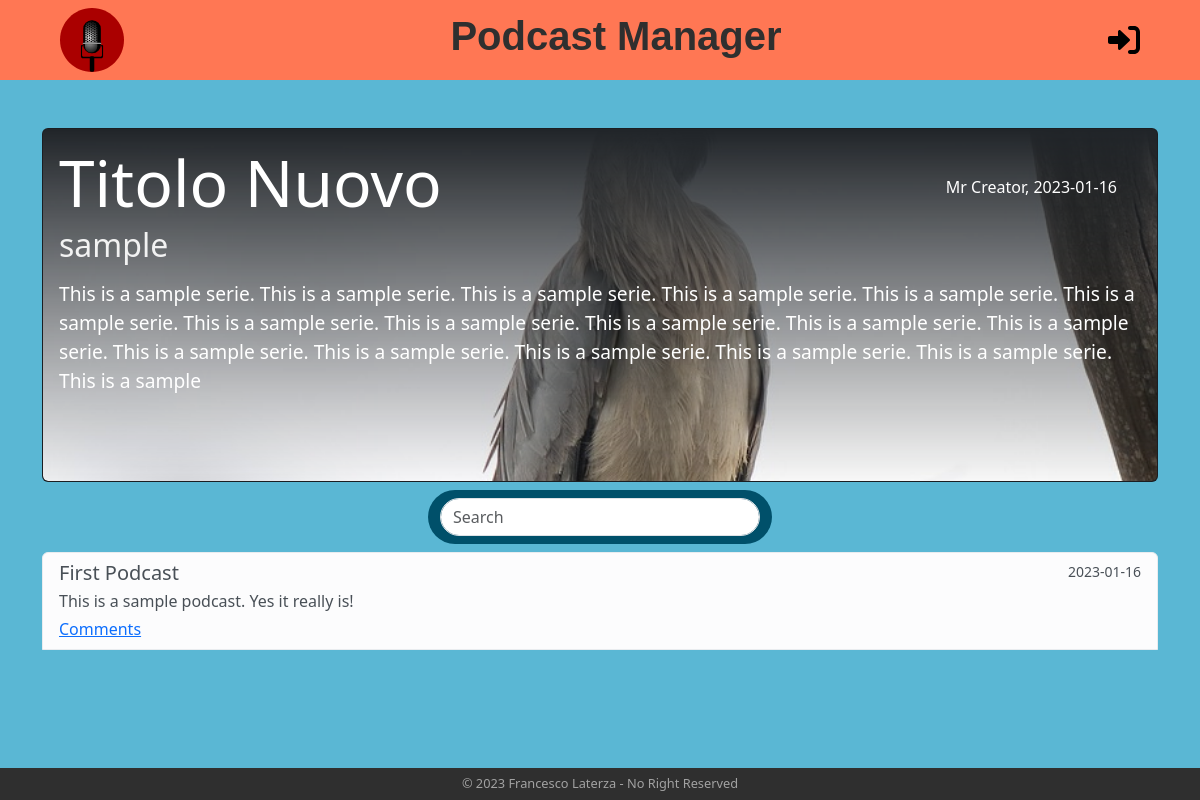
Page /series/10 on the committed database.
### tables this page shows
CREATE TABLE "series" (
	"id"	INTEGER,
	"title"	TEXT NOT NULL,
	"category"	TEXT NOT NULL,
	"date"	TEXT NOT NULL,
	"text"	TEXT NOT NULL,
	"creator_id"	INTEGER NOT NULL,
	FOREIGN KEY("creator_id") REFERENCES "users"("id"),
	PRIMARY KEY("id" AUTOINCREMENT)
);

CREATE TABLE "users" (
	"id"	INTEGER,
	"username"	TEXT NOT NULL,
	"email"	TEXT NOT NULL UNIQUE,
	"password"	TEXT NOT NULL,
	"is_creator"	INTEGER NOT NULL,
	PRIMARY KEY("id" AUTOINCREMENT)
);

CREATE TABLE "podcasts" (
	"id"	INTEGER,
	"title"	TEXT NOT NULL UNIQUE,
	"description"	TEXT NOT NULL,
	"date"	TEXT,
	"series_id"	INTEGER NOT NULL,
	PRIMARY KEY("id" AUTOINCREMENT),
	FOREIGN KEY("series_id") REFERENCES "series"("id") ON DELETE CASCADE
);

### app.py (the view)
@app.route('/series/<int:series_id>')
def series(series_id):
    series_selected = series_dao.get_series_by_id(series_id)
    if not series_selected:
        flash("Series do not exist...", "danger")
        return redirect(url_for("home"))
    if current_user.is_authenticated:
        podcasts = podcast_dao.get_podcasts(series_id, current_user.id)
    else:
        podcasts = podcast_dao.get_podcasts(series_id, 0)
    return render_template("series.html", series=series_selected, podcasts=podcasts, get_creator_name=users_dao.get_user_username_by_id, is_following=follows_dao.is_following, comments=comments_dao.get_comments, str=str)

### dao/comments_dao.py (called while the page is built)
def get_comments(podcast_id):
    conn = sqlite3.connect("db/series.db")
    conn.row_factory = sqlite3.Row
    cursor = conn.cursor()
    sql = "SELECT * FROM comments WHERE podcast_id = ?"
    cursor.execute(sql, (podcast_id, ))
    res = cursor.fetchall()
    cursor.close()
    conn.close()
    return res

### dao/podcast_dao.py (called while the page is built)
def get_podcasts(series_id, creator_id):
    conn = sqlite3.connect("db/series.db")
    conn.row_factory = sqlite3.Row
    cursor = conn.cursor()
    sql = "SELECT podcasts.*, creator_id FROM podcasts LEFT JOIN series ON podcasts.series_id = series.id WHERE series_id = ? AND ( podcasts.date <= ? OR creator_id = ? ) ORDER BY date ASC"
    curr_date = date.today()
    cursor.execute(sql, (series_id, curr_date, creator_id))
    res = cursor.fetchall()
    cursor.close()
    conn.close()
    return res

### dao/series_dao.py (called while the page is built)
def get_series_by_id(id):
    conn = sqlite3.connect("db/series.db")
    conn.row_factory = sqlite3.Row
    cursor = conn.cursor()
    sql = "SELECT * FROM series WHERE id = ?"
    cursor.execute(sql, (id, ))
    res = cursor.fetchone()
    cursor.close()
    conn.close()
    return res

### dao/users_dao.py (called while the page is built)
def get_user_by_id(id):
    conn = sqlite3.connect("db/series.db")
    conn.row_factory = sqlite3.Row
    cursor = conn.cursor()
    sql = "SELECT * FROM users WHERE id = ?"
    cursor.execute(sql, (id, ))
    res = cursor.fetchone()
    cursor.close()
    conn.close()
    return res

def get_user_username_by_id(id):
    user = get_user_by_id(id)
    return user["username"]

### templates/series.html (shortened to what this page needs)
{% extends "base.html" %} {% block title %}{{ series.title }}{% endblock %} {%
block content%}
<main class="col-12 container height-main">
  <div class="card text-bg-dark mt-5">
    <img
      src="{{ url_for('static', filename='images/'+series.title.lower().replace(' ', '_')+'.jpeg') }}"
      class="card-img series-img-bg"
      alt="series image"
    />
    <article class="card-img-overlay">
      <section class="d-flex justify-content-between align-items-center">
        <h5 class="card-title series-title">{{ series.title }}</h5>
        <h6 class="card-text me-4">
          {{ get_creator_name(series.creator_id) }}, {{ series.date }}
        </h6>
      </section>
      <section>
        <h6 class="card-subtitle text-muted series-subtitle">
          {{ series.category }}
        </h6>
        <p class="card-text series-text mt-3">{{ series.text }}</p>
      </section>
    </article>
  </div>
  {% if podcasts | length != 0 %}
  <nav class="navbar search-nav my-2 mx-auto">
    <div class="container-fluid">
      <input
        class="form-control search-tab"
        type="search"
        placeholder="Search"
        aria-label="Search"
      />
    </div>
  </nav>
  {% endif %}
  <article class="list-group">
     {% for podcast in podcasts %}
    <section
      class="list-group-item list-group-item-action list-group-item-light"
      data-podcast
    >
      <div class="d-flex w-100 justify-content-between">
        <h5 class="mb-1" data-podcast-title>{{ podcast.title }}</h5>
        <small>{{ podcast.date }}</small>
      </div>
      <p class="mb-1" data-podcast-description>{{ podcast.description }}</p>
      <a
        href="#"
        class=""
        data-bs-toggle="modal"
        data-bs-target="#modal-comments-{{ podcast.id }}"
        title="open comments section"
      >
        Comments
      </a>
    </section>
    {% endfor %}
  </article>
</main>
{% endblock%}

### templates/base.html (shortened to what this page needs)
<!DOCTYPE html>
<html lang="en">
  <head>
    <link
      href="https://cdn.jsdelivr.net/npm/bootstrap@5.3.0-alpha1/dist/css/bootstrap.min.css"
      rel="stylesheet"
    />
    <link
      rel="stylesheet"
      href="{{ url_for('static', filename='style.css') }}"
    />
  </head>
  <body>
    <header>
      <div class="container-fluid mx-5 header-container">
        <a href="{{ url_for('home') }}" title="homepage">
          <img
            src="{{ url_for('static', filename='images/logo.svg') }}"
            alt="logo"
            class="logo-img"
          />
        </a>
        <a href="{{ url_for('home') }}" title="homepage">
          <h1>Podcast Manager</h1>
        </a>
        {% if current_user.is_authenticated %}
        <a href="{{ url_for('profile') }}" title="profile">
          <img
            src="{{ url_for('static', filename='images/user-icon.svg') }}"
            alt="login-icon"
            class="user-icon"
          />
        </a>
        {% else %}
        <a href="{{ url_for('login') }}" title="login">
          <img
            src="{{ url_for('static', filename='images/login-icon.svg') }}"
            alt="user-icon"
            class="user-icon"
          />
        </a>
        {% endif %}
      </div>
    </header>
     {% block content %}{% endblock %}
    <footer class="copy-container">
      <p class="copy">© 2023 Francesco Laterza - No Right Reserved</p>
    </footer>
  </body>
</html>

### static/style.css (style rules this page uses)
body { font-family: "Segoe UI", Tahoma, Geneva, Verdana, sans-serif; background-color: #5ab7d4; }
header { height: 5rem; background-color: #ff7754; display: flex; align-items: center; }
.header-container { display: flex; justify-content: space-between; align-items: center; }
.logo-img { width: 4rem; }
header a { text-decoration: none; color: #2f2f2f; }
header h1 { font-family: "Trebuchet MS", "Lucida Sans Unicode", "Lucida Grande", "Lucida Sans", Arial, sans-serif; font-weight: bold; }
.user-icon { width: 2rem; }
main { min-height: calc(100vh - 7rem); }
.card { background-color: #00506a; color: #5ab7d4; }
.series-img-bg { height: 20rem; object-fit: cover; -webkit-mask-image: -webkit-gradient( linear, left top, left bottom, from(rgba(0, 0, 0, 0)), to(rgba(0, 0, 0, 1)) ); mask-image: linear-gradient(to bottom, rgba(0, 0, 0, 0), rgba(0, 0, 0, 1)); }
.series-title { font-size: 4rem; }
.series-subtitle { font-size: 2rem; color: #f2f2f2 !important; }
.series-text { font-size: 1.2rem; }
.copy-container { height: 2rem; background-color: #2f2f2f; display: flex; justify-content: center; align-items: center; }
.copy { margin-bottom: 0; color: #a2a2a2; font-size: 0.8rem; }
.height-main { min-height: calc(100vh - 10rem); }
.search-nav { background-color: #00506a; border-radius: 5rem; max-width: fit-content; }
.search-tab { border-radius: 5rem; width: 20rem; }
@media (max-width: 1400px) { .series-img-bg { height: 22rem; } }

### rows in the picture
series: title "Titolo Nuovo", date "2023-01-16", category "sample", text "This is a sample serie. This is a sample serie. This is a sample serie. This is a sample serie. This is a sample serie. This is a sample serie. This is a sample serie. This is a sample serie. This is a sample serie. This is a sample serie. This is a sample serie. This is a sample serie. This is a sample serie. This is a sample serie. This is a sample serie. This is a sample serie. This is a sample"
users: username "Mr Creator"
podcasts: title "First Podcast", date "2023-01-16", description "This is a sample podcast. Yes it really is!"
